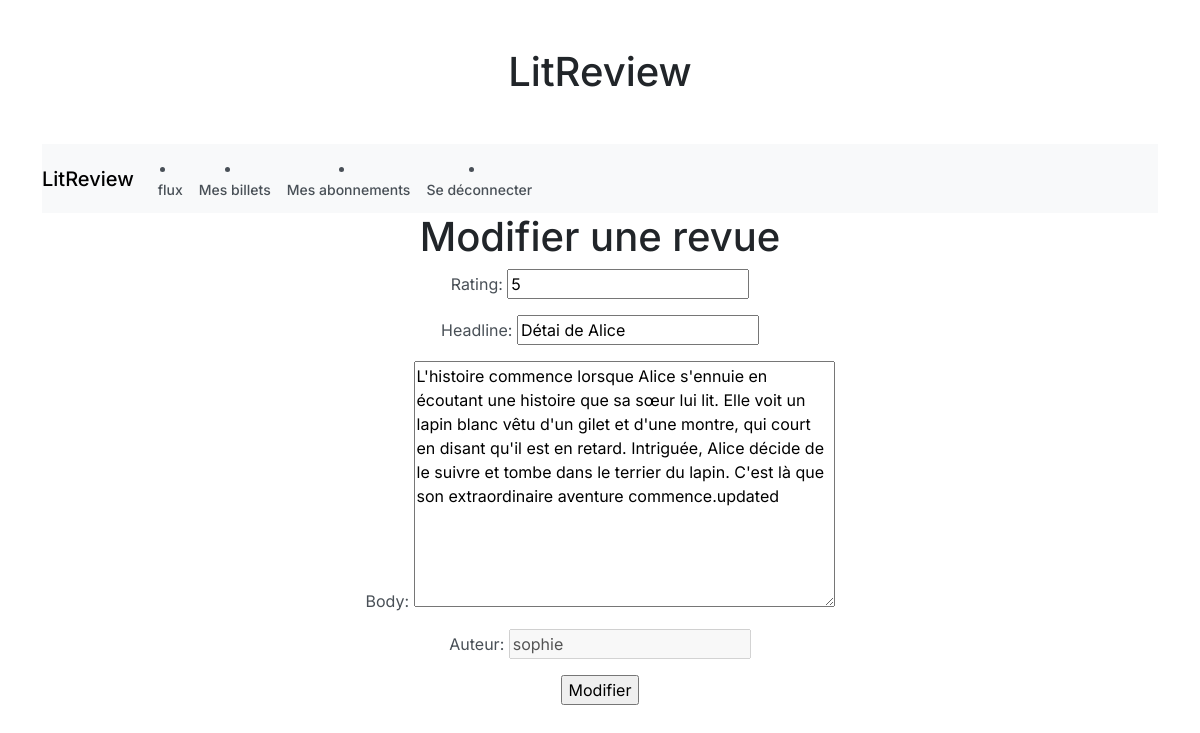
/review/28/update/ (signed in), run on the app's committed database.
### litreviewApp/models.py (models this page shows, shortened)
class Review(models.Model):
    id = models.AutoField(primary_key=True)
    ticket = models.ForeignKey(Ticket, on_delete=models.CASCADE, null=True, blank=True)
    rating = models.PositiveSmallIntegerField(validators=[MinValueValidator(0), MaxValueValidator(5)])
    created_by = models.ForeignKey(settings.AUTH_USER_MODEL, on_delete=models.CASCADE)
    headline = models.CharField(max_length=128)
    body = models.TextField(max_length=8192, blank=True)
    created_at = models.DateTimeField(auto_now_add=True)
    updated_at = models.DateTimeField(auto_now=True)

### litreviewApp/views.py (the view)
# urls.py: path("review/<int:review_id>/update/", update_review, name="update_review"),
@login_required
def update_review(request, review_id):
    review = get_object_or_404(Review, id=review_id)
    if review.created_by != request.user:
        return HttpResponseForbidden(
            "Vous n'avez pas la permission de modifier cette revue."
        )
    if request.method == "POST":
        form = UpdateReviewForm(request.POST, instance=review)
        if form.is_valid():
            form.save()
            return redirect("review_detail", review_id=review.id)
    else:
        form = UpdateReviewForm(instance=review)
    return render(
        request, "litreviewApp/update_review.html", {"form": form, "review": review}
    )

### litreviewApp/forms.py
class UpdateReviewForm(forms.ModelForm):
    created_by_name = forms.CharField(label="Auteur", disabled=True)
    class Meta:
        model = Review
        fields = ["rating", "headline", "body"]
        widgets = {
            "created_by_name": forms.TextInput(),
            "created_by": forms.HiddenInput(),
        }
    def __init__(self, *args, **kwargs):
        super().__init__(*args, **kwargs)
        self.fields["created_by_name"].initial = self.instance.created_by.username

### litreviewApp/templates/litreviewApp/update_review.html (shortened to what this page needs)
{% extends 'litreviewApp/base_bootstrap.html' %}
{%block content%}
<!DOCTYPE html>
<html lang="fr">
<head>
</head>
<body>
    <h1>Modifier une revue</h1>
    <form method="POST" action="{% url 'update_review' review_id=review.id %}">
        {{ form.as_p }}
        <input type="submit" value="Modifier">
    </form>
</body>
</html>
{% endblock content%}

### data on the page
Review: rating "5", headline "Détai de Alice", body "L'histoire commence lorsque Alice s'ennuie en écoutant une histoire que sa sœur lui lit. Elle voit un lapin blanc vêtu d'un gilet et d'une montre, qui court en disant qu'il est en retard. Intriguée, Alice décide de le suivre et tombe dans le terrier du lapin. C'est là que son extraordinaire aventure commence.updated"
